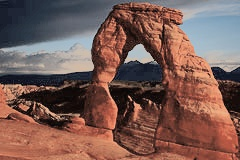
#> input picture Ex1/TestImg1.jpg, 240 x 160 px
$ python -i ex1_utils.py   (imports and definitions only)   (older library calls are emulated)
#> lines starting #> are read from the running program, lines starting #| are printed output that depends on the picture
#> further down, picture is the input picture: shape (160, 240, 3); mean B, G, R 84.5, 91.4, 122.3
"""
        '########:'##::::'##::::'##:::
         ##.....::. ##::'##:::'####:::
         ##::::::::. ##'##::::.. ##:::
         ######:::::. ###::::::: ##:::
         ##...:::::: ## ##:::::: ##:::
         ##:::::::: ##:. ##::::: ##:::
         ########: ##:::. ##::'######:
        ........::..:::::..:::......::
"""
from typing import List

LOAD_GRAY_SCALE = 1
LOAD_RGB = 2

import cv2
import numpy as np
import matplotlib.pyplot as plt
import sys


# [36 lines left out: functions imReadAndConvert, imDisplay, not called in this run]


def transformRGB2YIQ(imgRGB: np.ndarray) -> np.ndarray:
    """
    Converts an RGB image to YIQ color space
    :param imgRGB: An Image in RGB
    :return: A YIQ in image color space
    The function does dot product with the image and the matrix
    """
    yiq_from_rgb = np.array([[0.299, 0.587, 0.114],
                             [0.59590059, -0.27455667, -0.32134392],
                             [0.21153661, -0.52273617, 0.31119955]])
    return np.dot(imgRGB, yiq_from_rgb.T.copy()) # transposed
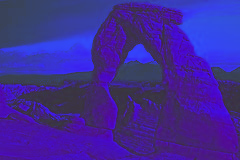
#> returned value: shape (160, 240, 3) float64; mean of channels 0, 1, 2 92.9, -14, 8.2; drawn with min black and max white


def transformYIQ2RGB(imgYIQ: np.ndarray) -> np.ndarray:
    """
    Converts an YIQ image to RGB color space
    :param imgYIQ: An Image in YIQ
    :return: A RGB in image color space
    The function does dot product with the image and the matrix

    """
    rgb_from_yiq = np.array([[1.00, 0.956, 0.623],
                        [1.0, -0.272, -0.648],
                        [1.0, -1.105, 0.705]])
    return np.dot(imgYIQ, rgb_from_yiq.T.copy())  # transposed


def hsitogramEqualize(imgOrig: np.ndarray) -> (np.ndarray, np.ndarray, np.ndarray):
    """
        Equalizes the histogram of an image
        :param imgOrig: Original Histogram
        :return: imgEq:image after equalize , histOrg: the original histogram, histEq: the new histogram
        The function get image performing a histogram calculation, I used the numpy function
        and then computed the histogram cdf and then mapped the pixels in the image to the optimal cdf
    """
    imgOrigCopy = imgOrig.copy()
    # if the image is rgb convert to YIQ and them continue
    if len(imgOrig.shape) == 3:
        imgYiq = transformRGB2YIQ(imgOrig)
        imgOrig = imgYiq[:, :, 0]
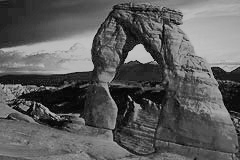
#> imgOrig: shape (160, 240) float64; min 2.17, max 197.4, mean 92.9

    imgOrig = normalizeTo256(imgOrig)
#> in normalizeTo256, `imgOrig = cv2.normalize(imgOrig, None, 0, 255, cv2.NORM_MINMAX)`:
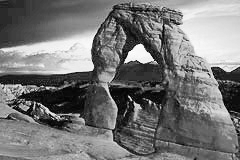
#> imgOrig: shape (160, 240) float64; min 3.89e-17, max 255, mean 118.5
    histOrg , bins = np.histogram(imgOrig.flatten(), 256, [0, 256])
#> histOrg = 256 values, max 325 at index 43, min 0 at index 0, mean 150; bins = 257 values from 0 to 256

    # Original Histogram:
    plt.subplot(2, 1, 1)
    histOrig, bins = np.histogram(imgOrig.flatten(), 256, [0, 255])
#> histOrig has the same summary as histOrg; bins = 257 values from 0 to 255
    cdf = histOrig.cumsum()  # cumulative
#> cdf = 256 values from 0 to 38400
    cdf_normalized = cdf * histOrig.max() / cdf.max()
#> cdf_normalized = 256 values from 0 to 325
    plt.title('Original image histogram with CDF')
    plt.plot(cdf_normalized, color='b')
    plt.hist(imgOrig.flatten(), 256, [0, 255], color='r')
    plt.xlim([0, 255])
    plt.legend(('cdf - ORIGINAL', 'histogram - ORIGINAL'), loc='upper left')
    # plt.show()

    cdf = histOrg.cumsum()
    # cdf_normalized = cdf * histOrg.max() / cdf.max()

    cdf_m = np.ma.masked_equal(cdf, 0)
    cdf_m = (cdf_m - cdf_m.min()) * 255 / (cdf_m.max() - cdf_m.min())
    cdf = np.ma.filled(cdf_m, 0).astype('uint8')
#> cdf = 256 values from 0 to 255
    imgEq = cdf[imgOrig]
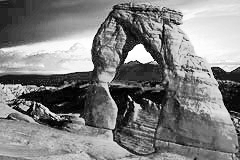
#> imgEq: shape (160, 240); min 0, max 255, mean 127.5
    histEq, bins = np.histogram(imgEq.flatten(), 256, [0, 256])
#> histEq = 256 values, max 325 at index 36, min 0 at index 3, mean 150; bins = 257 values from 0 to 256

    # histogram for equalized image:
    histEq, bins = np.histogram(imgEq.flatten(), 256, [0, 255])
#> bins = 257 values from 0 to 255
    cdf = histEq.cumsum()  # cumulative
#> cdf = 256 values from 158 to 38400
    cdf_normalized = cdf * histEq.max() / cdf.max()
#> cdf_normalized = 256 values from 1.34 to 325
    plt.subplot(2, 1, 2)
    plt.title('Equalized image histogram with CDF ')
    plt.plot(cdf_normalized, color='b')
    plt.hist(imgEq.flatten(), 256, [0, 255], color='r')
    plt.xlim([0, 255])
    plt.legend(('cdf - EQUALIZED', 'histogram - EQUALIZED'), loc='upper right')

    # if the  original image was RGB return back to RGB
    if len(imgOrigCopy.shape) == 3:
        imgEq = cv2.normalize(imgEq.astype('double'), None, 0.0, 1.0, cv2.NORM_MINMAX)
        imgYiq [:, :, 0]= imgEq
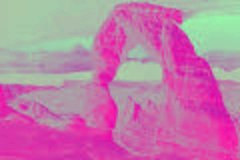
#> imgYiq: shape (160, 240, 3) float64; mean B, G, R 0.5, -14, 8.2; drawn with min black and max white
        imgEq = transformYIQ2RGB(imgYiq)
#> in transformYIQ2RGB, `return np.dot(imgYIQ, rgb_from_yiq.T.copy())`:
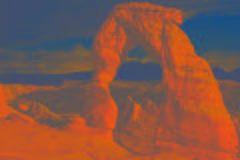
#> returned value: shape (160, 240, 3) float64; mean of channels 0, 1, 2 -7.8, -1, 21.7; drawn with min black and max white
        imgEq = normalizeTo256(imgEq)

    # plt.savefig('histoOfhsitogramEqualize.png')
    # saveImageWithCv2('hsitogramEqualizeRes.jpg',imgEq)
    return imgEq, histOrg, histEq


# [60 lines left out: function quantizeImage, not called in this run]

# normalize fron [0,1] to [0,255]

def normalizeTo256(imgOrig: np.ndarray) -> np.ndarray:
    imgOrig = cv2.normalize(imgOrig, None, 0, 255, cv2.NORM_MINMAX)
    imgOrig = np.ceil(imgOrig)
    imgOrig = imgOrig.astype('uint8')
    return imgOrig
# WeightedMean of np
# [22 lines left out: functions getWeightedMean, getMse, saveImageWithCv2, not called in this run]

>>> import cv2
>>> picture = cv2.imread('TestImg1.jpg')
>>> result = hsitogramEqualize(picture)
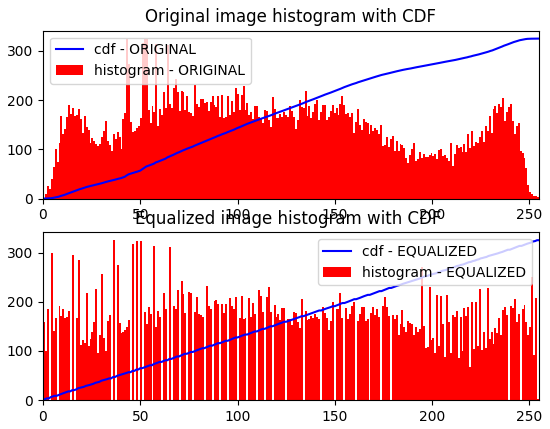
#> figure drawn by matplotlib, 2 panels; panel 1: tallest bar 325 high, from x = 42.83 to 43.83; panel 1: curve peaks at x = 255, y = 325; panel 2: tallest bar 325 high, from x = 35.86 to 36.86; panel 2: curve peaks at x = 255, y = 325

$ run again, on Ex1/TestImg2.jpg
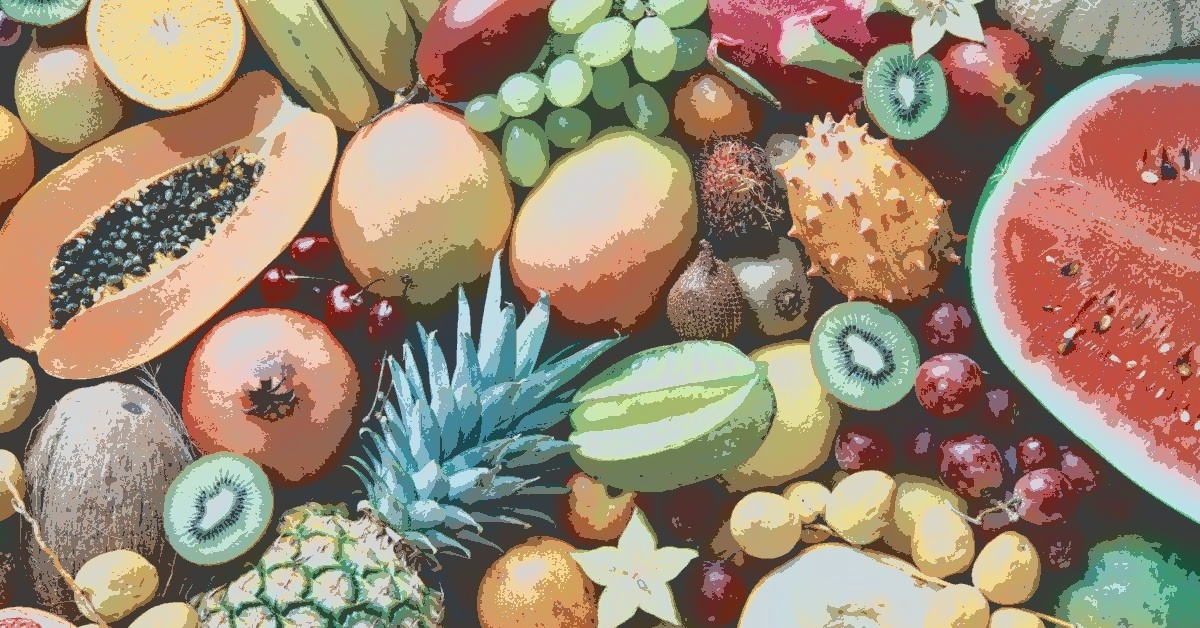
#> input picture Ex1/TestImg2.jpg, 1200 x 628 px
#> picture is the input picture: shape (628, 1200, 3); mean B, G, R 116.3, 136.6, 156
#> in normalizeTo256, `imgOrig = cv2.normalize(imgOrig, None, 0, 255, cv2.NORM_MINMAX)`:
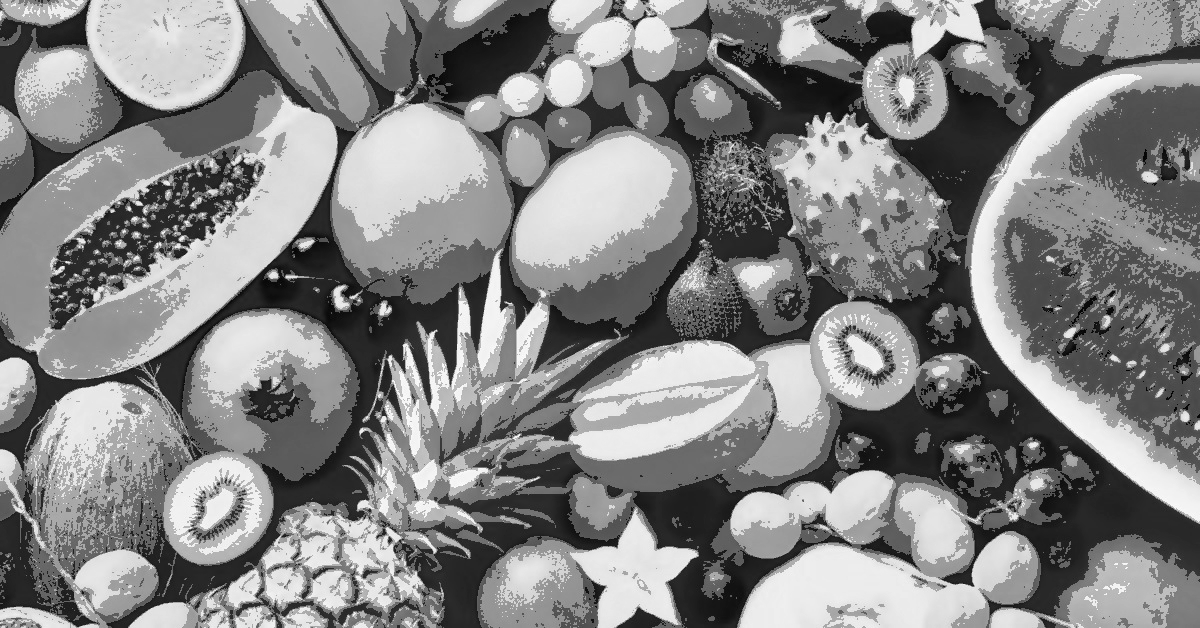
#> imgOrig: shape (628, 1200) float64; min 2.42e-15, max 255, mean 132.3
#> in hsitogramEqualize, `histOrg , bins = np.histogram(imgOrig.flatten(), 256, [0, 256])`: histOrg = 256 values, max 13040 at index 39, min 0 at index 0, mean 2943.8; bins = 257 values from 0 to 256
#> in hsitogramEqualize, `histOrig, bins = np.histogram(imgOrig.flatten(), 256, [0, 255])`: histOrig has the same summary as histOrg; bins = 257 values from 0 to 255
#> in hsitogramEqualize, `cdf = histOrig.cumsum()`: cdf = 256 values from 0 to 753600
#> in hsitogramEqualize, `cdf_normalized = cdf * histOrig.max() / cdf.max()`: cdf_normalized = 256 values from 0 to 13040
#> in hsitogramEqualize, `cdf = np.ma.filled(cdf_m, 0).astype('uint8')`: cdf = 256 values from 0 to 255
#> in hsitogramEqualize, `histEq, bins = np.histogram(imgEq.flatten(), 256, [0, 256])`: histEq = 256 values, max 13040 at index 41, min 0 at index 7, mean 2943.8; bins = 257 values from 0 to 256
#> in hsitogramEqualize, `histEq, bins = np.histogram(imgEq.flatten(), 256, [0, 255])`: bins = 257 values from 0 to 255
#> in hsitogramEqualize, `cdf = histEq.cumsum()`: cdf = 256 values from 2902 to 753600
#> in hsitogramEqualize, `cdf_normalized = cdf * histEq.max() / cdf.max()`: cdf_normalized = 256 values from 50.22 to 13040
#> `result = hsitogramEqualize(picture)`:
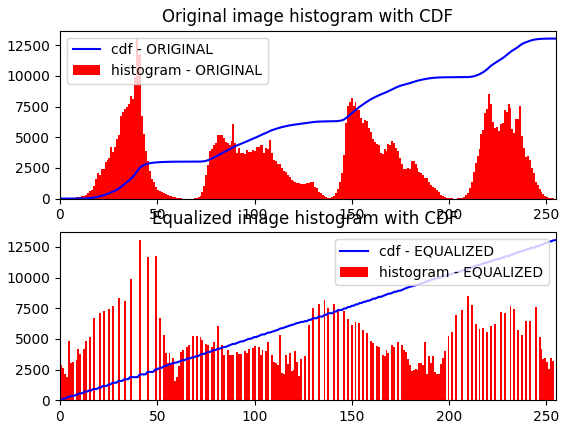
#> figure drawn by matplotlib, 2 panels; panel 1: tallest bar 13040 high, from x = 38.85 to 39.84; panel 1: curve peaks at x = 255, y = 13040; panel 2: tallest bar 13040 high, from x = 40.84 to 41.84; panel 2: curve peaks at x = 255, y = 13040
